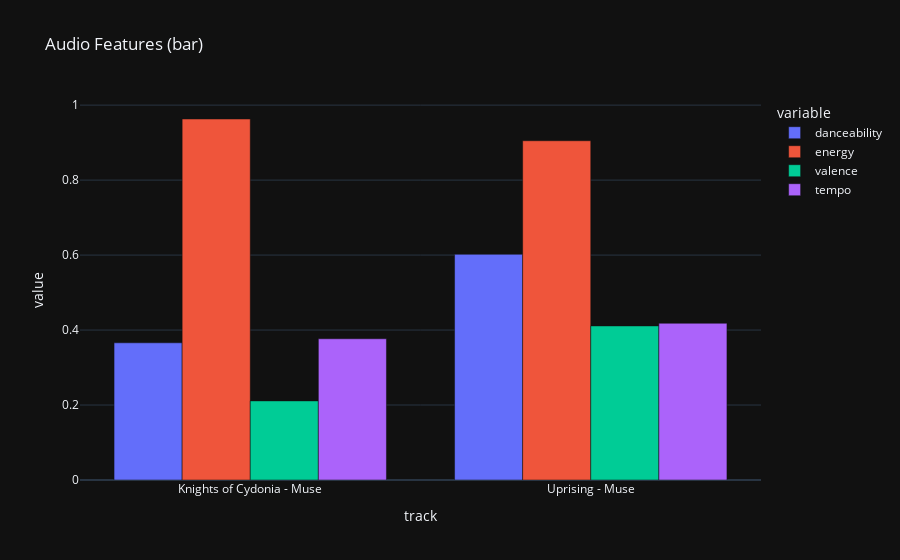

The notebook cell saved with this chart:
### Markdown cell above
## Basic feature plotting

Now that preprocessing is handled, let's do some basic plotting to get a feel for the feature data.

### Code cell
def bar(df):
    df = scale(df, ["tempo"], 220, 0)
    return df.plot.bar(barmode='group', title="Audio Features (bar)", template="plotly_dark")

bar(preprocessed_df)

### Figure 1 — Plotly figure (JSON) as saved in the notebook; plotly's stock layout.template omitted (floating-point values rounded to 4 significant figures)
{"data": [{"alignmentgroup": "True", "hovertemplate": "variable=danceability<br>track=%{x}<br>value=%{y}<extra></extra>", "legendgroup": "danceability", "marker": {"color": "#636efa", "pattern": {"shape": ""}}, "name": "danceability", "offsetgroup": "danceability", "orientation": "v", "showlegend": true, "textposition": "auto", "type": "bar", "x": ["Knights of Cydonia - Muse", "Uprising - Muse"], "xaxis": "x", "y": [0.366, 0.602], "yaxis": "y"}, {"alignmentgroup": "True", "hovertemplate": "variable=energy<br>track=%{x}<br>value=%{y}<extra></extra>", "legendgroup": "energy", "marker": {"color": "#EF553B", "pattern": {"shape": ""}}, "name": "energy", "offsetgroup": "energy", "orientation": "v", "showlegend": true, "textposition": "auto", "type": "bar", "x": ["Knights of Cydonia - Muse", "Uprising - Muse"], "xaxis": "x", "y": [0.963, 0.905], "yaxis": "y"}, {"alignmentgroup": "True", "hovertemplate": "variable=valence<br>track=%{x}<br>value=%{y}<extra></extra>", "legendgroup": "valence", "marker": {"color": "#00cc96", "pattern": {"shape": ""}}, "name": "valence", "offsetgroup": "valence", "orientation": "v", "showlegend": true, "textposition": "auto", "type": "bar", "x": ["Knights of Cydonia - Muse", "Uprising - Muse"], "xaxis": "x", "y": [0.211, 0.411], "yaxis": "y"}, {"alignmentgroup": "True", "hovertemplate": "variable=tempo<br>track=%{x}<br>value=%{y}<extra></extra>", "legendgroup": "tempo", "marker": {"color": "#ab63fa", "pattern": {"shape": ""}}, "name": "tempo", "offsetgroup": "tempo", "orientation": "v", "showlegend": true, "textposition": "auto", "type": "bar", "x": ["Knights of Cydonia - Muse", "Uprising - Muse"], "xaxis": "x", "y": [0.3768, 0.4181], "yaxis": "y"}], "layout": {"barmode": "group", "legend": {"title": {"text": "variable"}, "tracegroupgap": 0}, "title": {"text": "Audio Features (bar)"}, "xaxis": {"anchor": "y", "domain": [0, 1], "title": {"text": "track"}}, "yaxis": {"anchor": "x", "domain": [0, 1], "title": {"text": "value"}}}}
